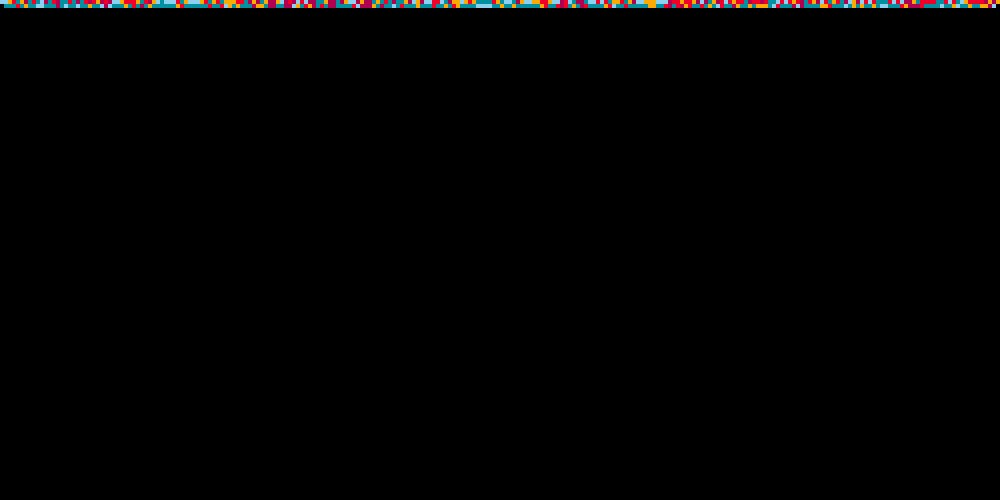
Frame 1 (no input)
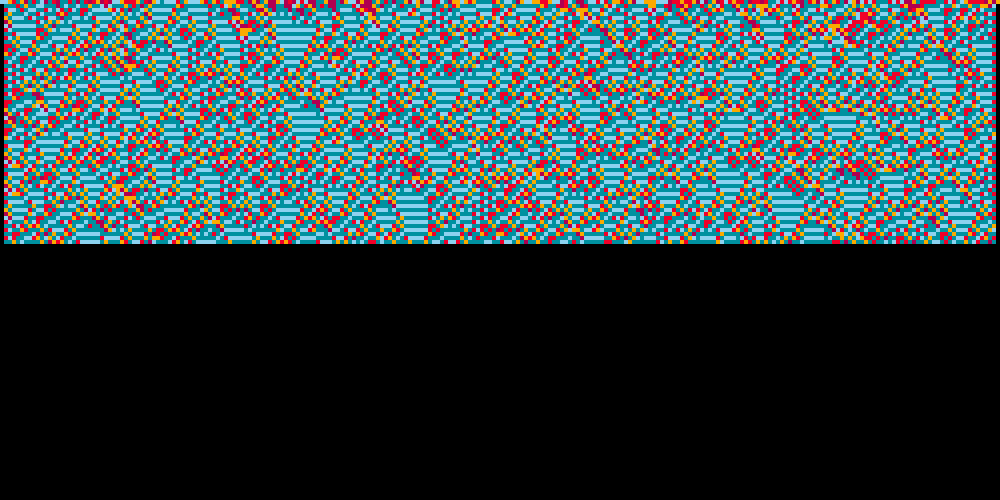
Frame 60 (the mouse pressed at the canvas centre just before this capture)
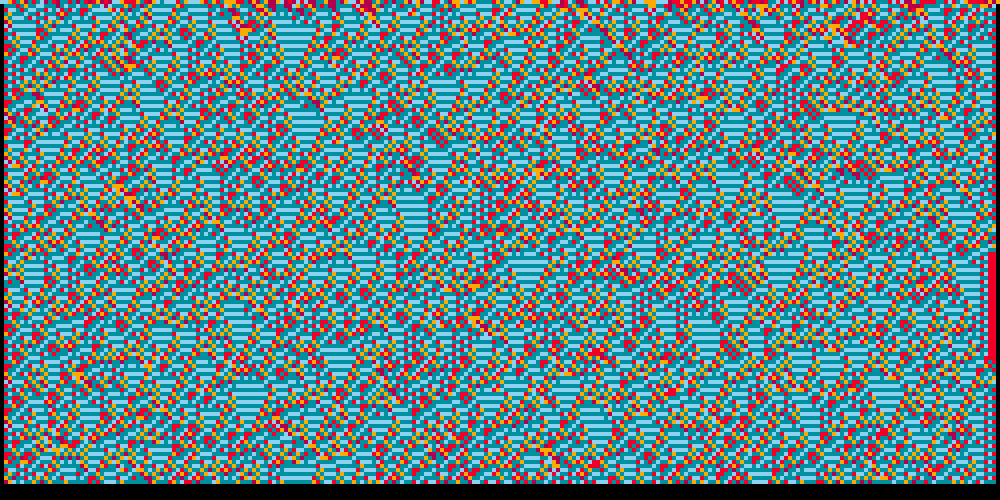
Frame 120 (the mouse held since frame 60 and released just before this capture)

The Processing sketch that drew these frames (run headless with seeded random() and noise(); from frame 60 on, the mouse is pressed at the canvas centre):

// Processing sketch: sketch_02_wolfram_5_states
// ── sketch_02_wolfram_5_states.pde
int tamanho = 250;
//array para as regras
int regra[] = new int[int(pow(5, 3))];
//dá pra fazer preto e branco, mas vamos ter cores bonitinhas uma vez na vida
color cores[] = new color[5];
//os dados das células de cada geração
int celulas[] = new int[tamanho];
int celulas_anterior[] = new int[tamanho];
//começamos com geração 0
int geracao = 0;
void settings() {
  size(tamanho * 4, tamanho * 2); //<>//
}
void setup() {
  background(0);
  noStroke();
  fill(255);
  //geramos a regra aleatoriamente
  for (int i = 0; i < regra.length; i++) {
    regra[i] = (random(1) < 0.3) ? 0 : floor(random(5));
    print(regra[i]);
  }
  //cores bonitinhas
  cores[0] = color(0, 145, 160);
  cores[1] = color(140, 210, 240);
  cores[2] = color(240, 0, 40);
  cores[3] = color(250, 170, 0);
  cores[4] = color(176, 0, 80);
  //valores aleatórios para a primeira geração
  for (int i = 0; i < tamanho; i++) {
    celulas[i] = floor(random(5));
    //desenhamos o retângulo na cor apropriada
    fill(cores[celulas[i]]);
    rect(i * 4, geracao * 4, 4, 4);
  }
  //próxima geração
  geracao +=1;
}
 
void draw() {
  //criamos uma cópia das células tal como estão
  arrayCopy(celulas, celulas_anterior);
  //para cada célula
  for (int i = 1; i < tamanho - 1; i++) {
    //pegamos a vizinhança
    int a = celulas_anterior[i - 1];
    int b = celulas_anterior[i];
    int c = celulas_anterior[i + 1];
    //convertemos da base 5 para decimal e usamos para acessar a regra correspondente
    int id = a * 5 * 5 + b * 5 + c;
    celulas[i] = regra[id]; //<>//
    //desenhamos o retângulo na cor apropriada
    fill(cores[celulas[i]]);
    rect(i * 4, geracao * 4, 4, 4);
  }
  //próxima geração
  geracao += 1;
} //<>//
